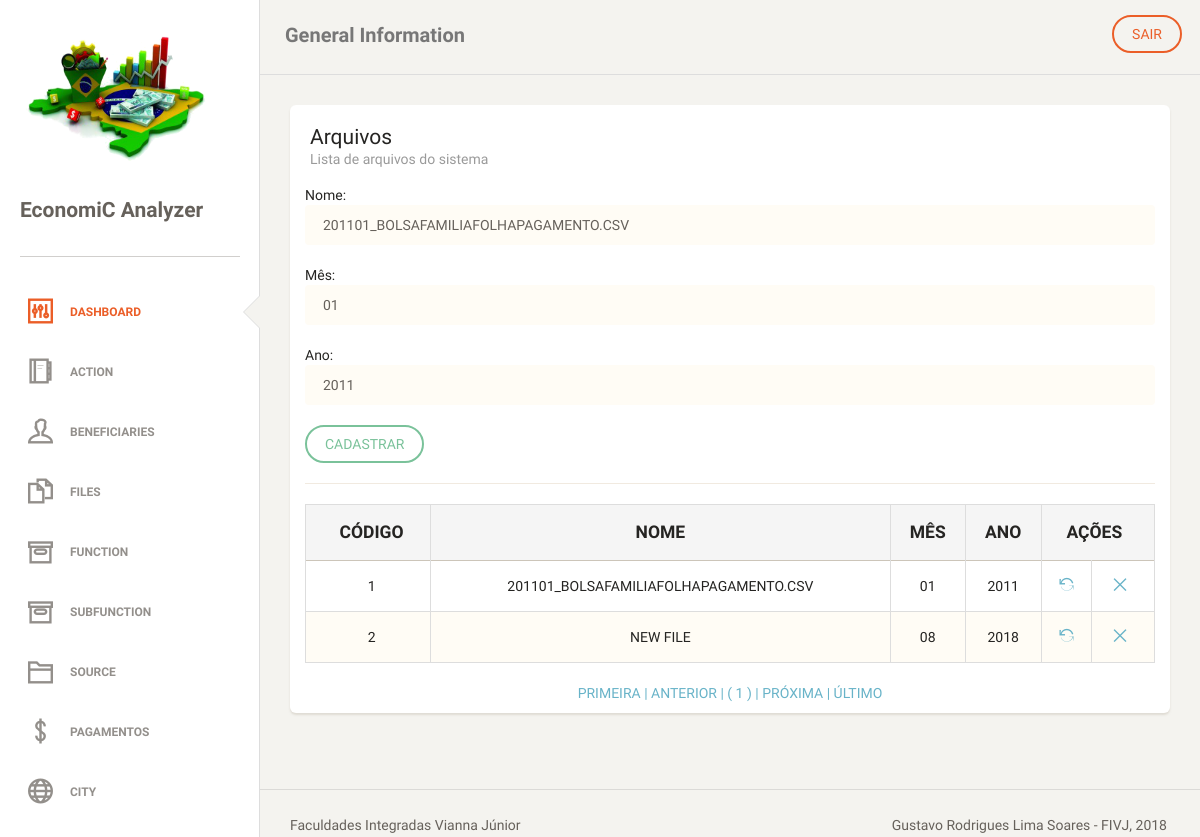
Page /files.php?act=upd&id=1 (signed in) on the committed database.
### tables this page shows
CREATE TABLE `tb_files` (
  `id_file` int(11) NOT NULL AUTO_INCREMENT,
  `str_name_file` varchar(45) NOT NULL,
  `str_month` varchar(2) DEFAULT NULL,
  `str_year` varchar(4) DEFAULT NULL,
  PRIMARY KEY (`id_file`),
  UNIQUE KEY `str_name_file_UNIQUE` (`str_name_file`)
);

### classes/files.php (called while the page is built)
<?php
class files
{
    private $id_file;
    private $str_name_file;
    private $str_month;
    private $str_year;
    public function __construct($id_file, $str_name_file, $str_month, $str_year)
    {
        $this->id_file = $id_file;
        $this->str_name_file = $str_name_file;
        $this->str_month = $str_month;
        $this->str_year = $str_year;
    }
    public function getIdFile()
    {
        return $this->id_file;
    }
    public function setIdFile($id_file)
    {
        $this->id_file = $id_file;
    }
    public function getStrNameFile()
    {
        return $this->str_name_file;
    }
    public function setStrNameFile($str_name_file)
    {
        $this->str_name_file = $str_name_file;
    }
    public function getStrMonth()
    {
        return $this->str_month;
    }
    public function setStrMonth($str_month)
    {
        $this->str_month = $str_month;
    }
    public function getStrYear()
    {
        return $this->str_year;
    }
    public function setStrYear($str_year)
    {
        $this->str_year = $str_year;
    }
}

### files.php (the view, shortened to what this page needs)
<?php
require_once "classes/template.php";
require_once "dao/filesDAO.php";
require_once "classes/files.php";
$object = new filesDAO();
if ($_SERVER['REQUEST_METHOD'] == 'POST') {
    $id = (isset($_POST["id"]) && $_POST["id"] != null) ? $_POST["id"] : "";
    $str_name_file = (isset($_POST["str_name_file"]) && $_POST["str_name_file"] != null) ? $_POST["str_name_file"] : "";
    $str_month = (isset($_POST["str_month"]) && $_POST["str_month"] != null) ? $_POST["str_month"] : "";
    $str_year = (isset($_POST["str_year"]) && $_POST["str_year"] != null) ? $_POST["str_year"] : "";
} else if (!isset($id)) {
    $id = (isset($_GET["id"]) && $_GET["id"] != null) ? $_GET["id"] : "";
    $str_name_file = NULL;
    $str_month = NULL;
    $str_year = NULL;
}
if (isset($_REQUEST["act"]) && $_REQUEST["act"] == "upd" && $id != "") {
    $files = new files($id, '', '', '');
    $resultado = $object->atualizar($files);
    $str_name_file = $resultado->getStrNameFile();
    $str_month = $resultado->getStrMonth();
    $str_year = $resultado->getStrYear();
}
?>
<div class='content' xmlns="http://www.w3.org/1999/html">
    <div class='container-fluid'>
        <div class='row'>
            <div class='col-md-12'>
                <div class='card'>
                    <div class='header'>
                        <h4 class='title'>Arquivos</h4>
                        <p class='category'>Lista de arquivos do sistema</p>
                    </div>
                    <div class='content table-responsive'>
                        <form action="?act=save&id=" method="POST" name="form1">
                            Nome:
                            <input class="form-control" type="text" name="str_name_file" value="<?php
                            echo (isset($str_name_file) && ($str_name_file != null || $str_name_file != "")) ? $str_name_file : '';
                            ?>"/>
                            <br/>
                            Mês:
                            <input class="form-control" type="text" maxlength="2" name="str_month" value="<?php
                            echo (isset($str_month) && ($str_month != null || $str_month != "")) ? $str_month : '';
                            ?>"/>
                            <br/>
                            Ano:
                            <input class="form-control" type="text" maxlength="4" name="str_year" value="<?php
                            echo (isset($str_year) && ($str_year != null || $str_year != "")) ? $str_year : '';
                            ?>"/>
                            <br/>
                            <input class="btn btn-success" type="submit" value="CADASTRAR">
                            <hr>
                        </form>
                        <?php
                        $object->tabelapaginada();
                        ?>
                    </div>
                </div>
            </div>
        </div>
    </div>
</div>

### dao/filesDAO.php (shortened to what this page needs)
<?php
require_once "classes/files.php";
class filesDAO
{
    public function atualizar($files)
    {
        global $pdo;
        try {
            $statement = $pdo->prepare("SELECT id_file, str_name_file, str_month, str_year FROM tb_files WHERE id_file = :id");
            $statement->bindValue(":id", $files->getIdFile());
            if ($statement->execute()) {
                $rs = $statement->fetch(PDO::FETCH_OBJ);
                $files->setIdFile($rs->id_file);
                $files->setStrNameFile($rs->str_name_file);
                $files->setStrMonth($rs->str_month);
                $files->setStrYear($rs->str_year);
                return $files;
            } else {
                throw new PDOException("<script> alert('Não foi possível executar a declaração SQL !'); </script>");
            }
        } catch (PDOException $erro) {
            return "Erro: " . $erro->getMessage();
        }
    }
    public function tabelapaginada()
    {
        global $pdo;
        $endereco = $_SERVER ['PHP_SELF'];
        $pagina_atual = (isset($_GET['page']) && is_numeric($_GET['page'])) ? $_GET['page'] : 1;
        $linha_inicial = ($pagina_atual - 1) * QTDE_REGISTROS;
        $sql = "SELECT id_file, str_name_file, str_month, str_year FROM tb_files LIMIT {$linha_inicial}, " . QTDE_REGISTROS;
        $statement = $pdo->prepare($sql);
        $statement->execute();
        $dados = $statement->fetchAll(PDO::FETCH_OBJ);
        $sqlContador = "SELECT COUNT(*) AS total_registros FROM tb_files";
        $statement = $pdo->prepare($sqlContador);
        $statement->execute();
        $valor = $statement->fetch(PDO::FETCH_OBJ);
        $primeira_pagina = 1;
        $ultima_pagina = ceil($valor->total_registros / QTDE_REGISTROS);
        $pagina_anterior = ($pagina_atual > 1) ? $pagina_atual - 1 : 0;
        $proxima_pagina = ($pagina_atual < $ultima_pagina) ? $pagina_atual + 1 : 0;
        $range_inicial = (($pagina_atual - RANGE_PAGINAS) >= 1) ? $pagina_atual - RANGE_PAGINAS : 1;
        $range_final = (($pagina_atual + RANGE_PAGINAS) <= $ultima_pagina) ? $pagina_atual + RANGE_PAGINAS : $ultima_pagina;
        $exibir_botao_inicio = ($range_inicial < $pagina_atual) ? 'mostrar' : 'esconder';
        $exibir_botao_final = ($range_final > $pagina_atual) ? 'mostrar' : 'esconder';
        if (!empty($dados)):
            echo "
     <table class='table table-striped table-bordered'>
     <thead>
       <tr style='text-transform: uppercase;' class='active'>
        <th style='text-align: center; font-weight: bolder;'>Código</th>
        <th style='text-align: center; font-weight: bolder;'>Nome</th>
        <th style='text-align: center; font-weight: bolder;'>Mês</th>
        <th style='text-align: center; font-weight: bolder;'>Ano</th>
        <th style='text-align: center; font-weight: bolder;' colspan='2'>Ações</th>
       </tr>
     </thead>
     <tbody>";
            foreach ($dados as $file):
                echo "<tr>
        <td style='text-align: center'>$file->id_file</td>
        <td style='text-align: center'>$file->str_name_file</td>
        <td style='text-align: center'>$file->str_month</td>
        <td style='text-align: center'>$file->str_year</td>
        <td style='text-align: center'><a href='?act=upd&id=$file->id_file' title='Alterar'><i class='ti-reload'></i></a></td>
        <td style='text-align: center'><a href='?act=del&id=$file->id_file' title='Remover'><i class='ti-close'></i></a></td>
       </tr>";
            endforeach;
            echo "
</tbody>
     </table>
     <div class='box-paginacao' style='text-align: center'>
       <a class='box-navegacao  $exibir_botao_inicio' href='$endereco?page=$primeira_pagina' title='Primeira Página'> PRIMEIRA  |</a>
       <a class='box-navegacao  $exibir_botao_inicio' href='$endereco?page=$pagina_anterior' title='Página Anterior'> ANTERIOR  |</a>
";
            for ($i = $range_inicial; $i <= $range_final; $i++):
                $destaque = ($i == $pagina_atual) ? 'destaque' : '';
                echo "<a class='box-numero $destaque' href='$endereco?page=$i'> ( $i ) </a>";
            endfor;
            echo "<a class='box-navegacao $exibir_botao_final' href='$endereco?page=$proxima_pagina' title='Próxima Página'>| PRÓXIMA  </a>
                  <a class='box-navegacao $exibir_botao_final' href='$endereco?page=$ultima_pagina'  title='Última Página'>| ÚLTIMO  </a>
     </div>";
        else:
            echo "<p class='bg-danger'>Nenhum registro foi encontrado!</p>
     ";
        endif;
    }
}

### rows in the picture
tb_files: str_name_file "201101_BOLSAFAMILIAFOLHAPAGAMENTO.CSV", str_month "01", str_year "2011", id_file "1"
tb_files: id_file "2", str_name_file "NEW FILE", str_month "08", str_year "2018"
